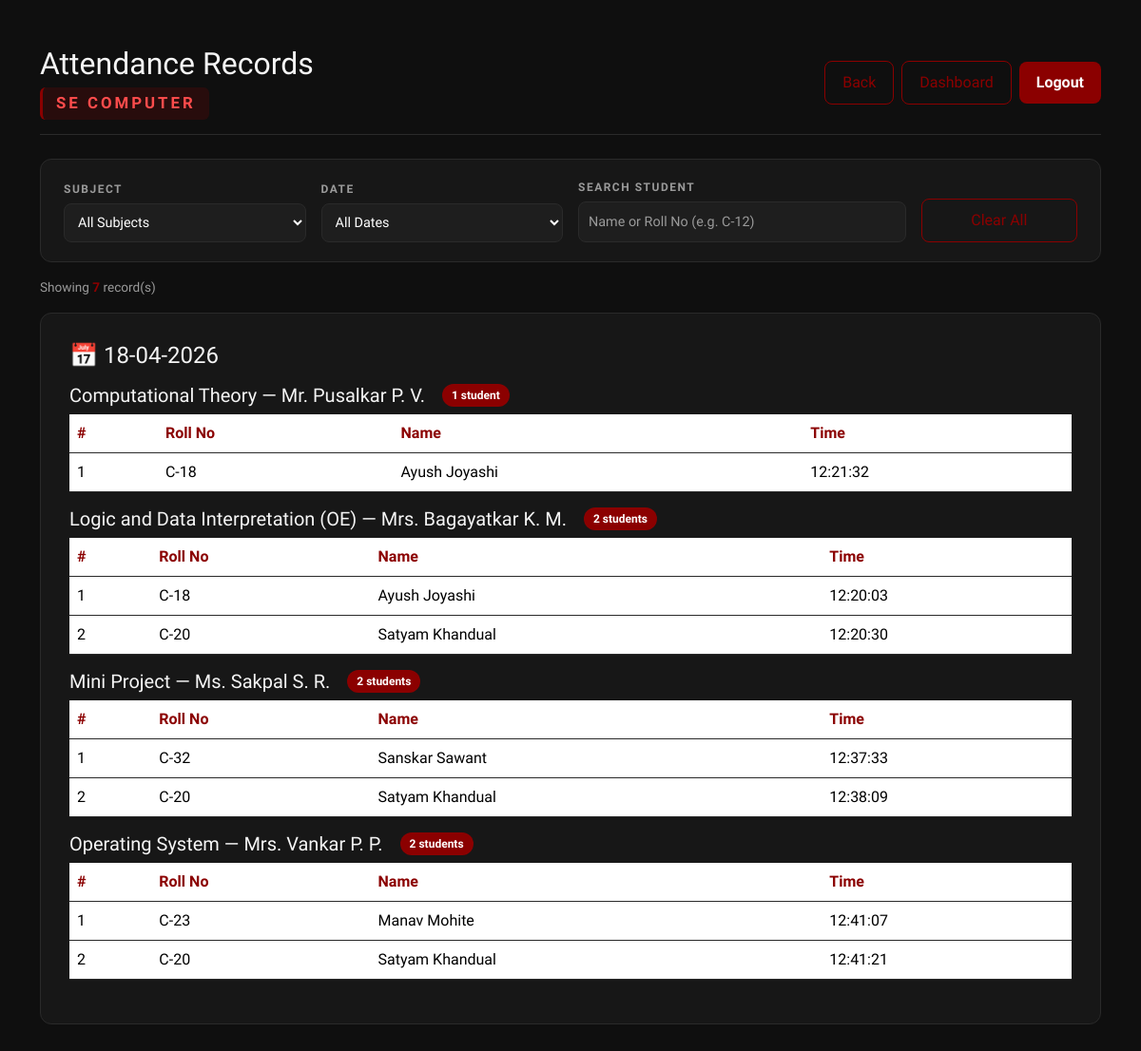
The app's page /attendance (signed in) with its own data.
### tables this page shows
CREATE TABLE attendance (
            id INTEGER PRIMARY KEY AUTOINCREMENT,
            name TEXT,
            lecture_name TEXT,
            session_date TEXT,
            time TEXT,
            UNIQUE(name, lecture_name, session_date)
        );

### app.py (the view)
@app.route("/attendance")
@login_required
def attendance_page():
    from collections import OrderedDict
    filter_subject = request.args.get("subject", "").strip()
    filter_date = request.args.get("date", "").strip()
    filter_search = request.args.get("search", "").strip()
    conn = sqlite3.connect(DB_FILE, timeout=10)
    cur = conn.cursor()
    cur.execute("SELECT DISTINCT lecture_name FROM attendance ORDER BY lecture_name ASC")
    all_subjects = [row[0] for row in cur.fetchall()]
    cur.execute("SELECT DISTINCT DATE(time) FROM attendance ORDER BY DATE(time) DESC")
    all_dates_raw = [row[0] for row in cur.fetchall() if row[0]]
    all_dates = []
    for d in all_dates_raw:
        try:
            display = datetime.strptime(d, "%Y-%m-%d").strftime("%d-%m-%Y")
        except ValueError:
            display = d
        all_dates.append({"value": d, "display": display})
    query = "SELECT name, lecture_name, time FROM attendance WHERE 1=1"
    params = []
    if filter_subject:
        query += " AND lecture_name = ?"
        params.append(filter_subject)
    if filter_date:
        query += " AND DATE(time) = ?"
        params.append(filter_date)
    if filter_search:
        query += " AND name LIKE ?"
        params.append(f"%{filter_search}%")
    query += " ORDER BY DATE(time) DESC, lecture_name ASC, name ASC"
    cur.execute(query, params)
    rows = cur.fetchall()
    conn.close()
    grouped = OrderedDict()
    for full_name, lecture_name, time_str in rows:
        match = re.match(r'^(.+?)\s*\((\S+)\)$', full_name)
        if match:
            display_name = match.group(1).strip()
            roll_no = match.group(2)
        else:
            display_name = full_name
            roll_no = '-'
        if ' ' in time_str:
            date_part, time_part = time_str.split(' ', 1)
        else:
            date_part = time_str
            time_part = ''
        try:
            date_part = datetime.strptime(date_part, "%Y-%m-%d").strftime("%d-%m-%Y")
        except ValueError:
            pass
        if date_part not in grouped:
            grouped[date_part] = OrderedDict()
        if lecture_name not in grouped[date_part]:
            grouped[date_part][lecture_name] = []
        grouped[date_part][lecture_name].append({
            'name': display_name,
            'roll_no': roll_no,
            'time': time_part,
        })
    return render_template(
        "attendance.html",
        grouped=grouped,
        all_subjects=all_subjects,
        all_dates=all_dates,
        filter_subject=filter_subject,
        filter_date=filter_date,
        filter_search=filter_search,
    )

### app.py (called while the page is built)
@login_manager.user_loader
def load_user(user_id):
    conn = sqlite3.connect(DB_FILE, timeout=10)
    cur = conn.cursor()
    cur.execute("SELECT id, email, name FROM users WHERE id=?", (user_id,))
    user = cur.fetchone()
    conn.close()
    if user:
        return User(user[0], user[1], user[2])
    return None

### templates/attendance.html (shortened to what this page needs)
<!DOCTYPE html>
<html>
<head>
  <link href="https://cdn.jsdelivr.net/npm/bootstrap@5.3.3/dist/css/bootstrap.min.css" rel="stylesheet"/>
  <link rel="stylesheet" href="{{ url_for('static', filename='style.css') }}">
</head>
<body>
<div class="container py-5">
  <div class="top-bar d-flex justify-content-between align-items-center flex-wrap">
    <div>
      <h2 class="mb-0">Attendance Records</h2>
      <div style="font-size: 1.05rem; font-weight: 700; color: #ff4c4c; letter-spacing: 3px; margin-top: 6px; background: rgba(139,0,0,0.2); display: inline-block; padding: 4px 14px; border-radius: 6px; border-left: 3px solid var(--accent, #8B0000);">SE COMPUTER</div>
    </div>
    <div class="d-flex gap-2 align-items-center mt-3 mt-md-0">
      <a href="/" class="btn btn-outline-crimson">Back</a>
      <a href="/dashboard" class="btn btn-outline-crimson">Dashboard</a>
      <a href="/logout" class="btn btn-crimson">Logout</a>
    </div>
  </div>
  <form method="GET" action="/attendance" id="filterForm">
    <div class="filter-bar">
      <div class="row g-3 align-items-end">
        <div class="col-md-3">
          <div class="filter-label">Subject</div>
          <select name="subject" onchange="this.form.submit()">
            <option value="">All Subjects</option>
          </select>
        </div>
        <div class="col-md-3">
          <div class="filter-label">Date</div>
          <select name="date" onchange="this.form.submit()">
            <option value="">All Dates</option>
          </select>
        </div>
        <div class="col-md-4">
          <div class="filter-label">Search Student</div>
          <input type="text" name="search" id="searchInput" placeholder="Name or Roll No (e.g. C-12)"
                 value="{{ filter_search }}"
                 oninput="clearTimeout(this._t); this._t=setTimeout(()=>this.form.submit(), 1000)">
        </div>
        <div class="col-md-2">
          <a href="/attendance" class="btn btn-outline-crimson w-100" style="padding: 10px;">Clear All</a>
        </div>
      </div>
    </div>
  </form>
  {% set total_students = namespace(count=0) %}
  {% for date, sessions in grouped.items() %}
    {% for session_name, students in sessions.items() %}
      {% set total_students.count = total_students.count + students|length %}
    {% endfor %}
  {% endfor %}
  {% if grouped %}
  <div class="mt-3 text-muted" style="font-size: 0.85rem;">
    Showing <strong style="color: var(--accent);">{{ total_students.count }}</strong> record(s)
  </div>
  {% endif %}
  {% for date, sessions in grouped.items() %}
  <div class="custom-card mb-4 mt-3">
    <h4 class="mb-3">📅 {{ date }}</h4>
    {% for session_name, students in sessions.items() %}
    <div class="session-header mt-3 mb-2">
      <h5>{{ session_name }}</h5>
      <span class="badge-count">{{ students|length }} student{{ 's' if students|length != 1 else '' }}</span>
    </div>
    <table class="table">
      <thead>
        <tr>
          <th>#</th>
          <th>Roll No</th>
          <th>Name</th>
          <th>Time</th>
        </tr>
      </thead>
      <tbody>
        {% for s in students %}
        <tr>
          <td>{{ loop.index }}</td>
          <td>{{ s.roll_no }}</td>
          <td>{{ s.name }}</td>
          <td>{{ s.time }}</td>
        </tr>
        {% endfor %}
      </tbody>
    </table>
    {% endfor %}
  </div>
  {% endfor %}
</div>
</body>
</html>

### static/style.css (style rules this page uses)
:root { --bg-main: #0f0f0f; --bg-card: #171717; --border-color: #2a2a2a; --accent: #8B0000; --accent-hover: #b30000; --text-main: #f5f5f5; --text-muted: #9a9a9a; }
body { background-color: var(--bg-main) !important; color: var(--text-main) !important; font-family: "Sora",sans-serif; margin: 0; }
.container { background-color: transparent !important; }
.top-bar { border-bottom: 1px solid var(--border-color); padding-bottom: 15px; margin-bottom: 25px; }
.top-bar > div:last-child { margin-left: auto; flex-shrink: 0; }
.custom-card, .container-box { background-color: var(--bg-card); border: 1px solid var(--border-color); border-radius: 12px; padding: 30px; }
input, select { background-color: #1e1e1e !important; border: 1px solid var(--border-color) !important; color: white !important; padding: 10px; border-radius: 8px; width: 100%; margin-bottom: 15px; }
input::placeholder, select::placeholder { color: var(--text-muted) !important; opacity: 1; }
.btn-crimson { background-color: var(--accent) !important; border: none !important; color: white !important; padding: 10px 18px; border-radius: 8px; font-weight: 600; cursor: pointer; }
.btn-outline-crimson { border: 1px solid var(--accent) !important; color: var(--accent) !important; background: transparent !important; padding: 10px 18px; border-radius: 8px; }
table { background-color: var(--bg-card) !important; color: white !important; }
th { color: var(--accent) !important; }
tr { border-color: var(--border-color) !important; }
.text-muted { color: var(--text-muted) !important; }
a { color: var(--accent); text-decoration: none; }

### templates/attendance.html (style rules this page uses)
.filter-bar { background: var(--bg-card, #171717); border: 1px solid var(--border-color, #2a2a2a); border-radius: 12px; padding: 20px 24px; margin-top: 20px; }
.filter-bar select, .filter-bar input { margin-bottom: 0 !important; font-size: 0.9rem; }
.filter-label { font-size: 0.75rem; font-weight: 700; color: var(--text-muted, #9a9a9a); text-transform: uppercase; letter-spacing: 1.5px; margin-bottom: 6px; }
.badge-count { display: inline-block; background: var(--accent, #8B0000); color: white; font-size: 0.75rem; font-weight: 700; padding: 3px 10px; border-radius: 20px; margin-left: 8px; }
.session-header { display: flex; align-items: center; gap: 10px; flex-wrap: wrap; }
.session-header h5 { margin: 0; }

### records on screen
attendance: lecture_name "Computational Theory — Mr. Pusalkar P. V.", students "1", roll_no "C-18", name "Ayush Joyashi", time "12:21:32"
attendance: lecture_name "Logic and Data Interpretation (OE) — Mrs. Bagayatkar K. M.", students "2", value "s", roll_no "C-18" "C-20", name "Ayush Joyashi" "Satyam Khandual", time "12:20:03" "12:20:30"
attendance: lecture_name "Mini Project — Ms. Sakpal S. R.", students "2", value "s", roll_no "C-32" "C-20", name "Sanskar Sawant" "Satyam Khandual", time "12:37:33" "12:38:09"
attendance: lecture_name "Operating System — Mrs. Vankar P. P.", students "2", value "s", roll_no "C-23" "C-20", name "Manav Mohite" "Satyam Khandual", time "12:41:07" "12:41:21"

### other values on screen
{{ total_students.count }} "7"
{{ date }} "18-04-2026"
